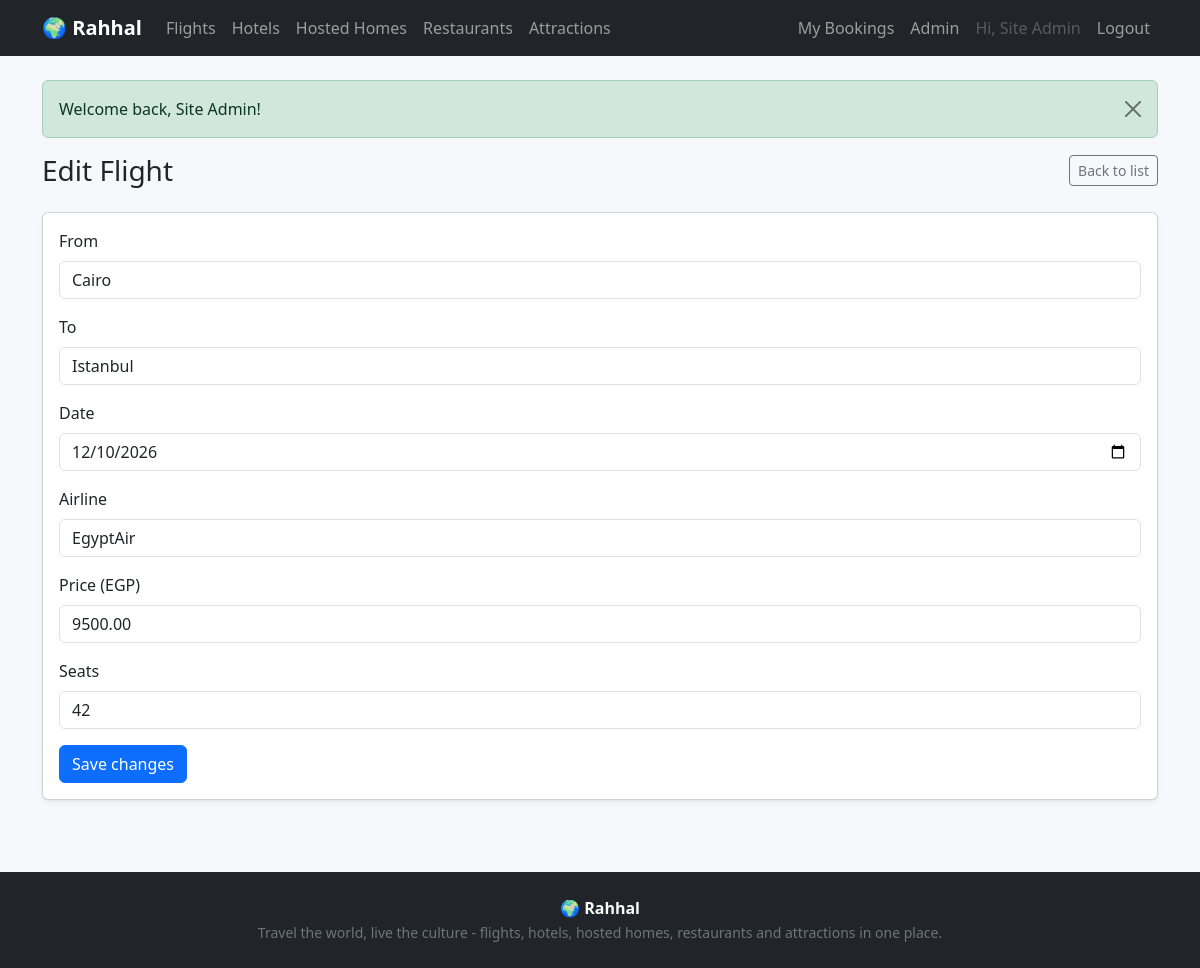
/admin/item_form.php?type=flight&id=1 (signed in), run on the app's committed database.
### tables this page shows
CREATE TABLE users (
  id INT AUTO_INCREMENT PRIMARY KEY,
  name VARCHAR(100) NOT NULL,
  email VARCHAR(150) NOT NULL UNIQUE,
  password VARCHAR(255) NOT NULL,
  is_admin TINYINT NOT NULL DEFAULT 0,
  created_at TIMESTAMP DEFAULT CURRENT_TIMESTAMP
);

CREATE TABLE flights (
  id INT AUTO_INCREMENT PRIMARY KEY,
  from_city VARCHAR(100) NOT NULL,
  to_city VARCHAR(100) NOT NULL,
  flight_date DATE NOT NULL,
  airline VARCHAR(100) NOT NULL,
  price DECIMAL(10,2) NOT NULL,
  seats INT NOT NULL DEFAULT 0
);

### includes/db.php (called while the page is built, shortened)
<?php
function db(): PDO {
    static $pdo = null;
    if ($pdo === null) {
        $dsn = getenv('RAHHAL_DSN');
        if ($dsn) {
            $pdo = new PDO($dsn);
        } else {
            $pdo = new PDO(
                'mysql:host=' . DB_HOST . ';dbname=' . DB_NAME . ';charset=utf8mb4',
                DB_USER,
                DB_PASS
            );
        }
        $pdo->setAttribute(PDO::ATTR_ERRMODE, PDO::ERRMODE_EXCEPTION);
        $pdo->setAttribute(PDO::ATTR_DEFAULT_FETCH_MODE, PDO::FETCH_ASSOC);
    }
    return $pdo;
}

### includes/auth.php (called while the page is built, shortened)
<?php
function current_user(): ?array {
    $stmt = db()->prepare('SELECT * FROM users WHERE id = ?');
    $stmt->execute([$_SESSION['user_id']]);
    $user = $stmt->fetch();
    return $user ?: null;
}
function require_admin(string $base = '../'): void {
    $user = current_user();
}

### includes/functions.php (called while the page is built, shortened)
<?php
require_once __DIR__ . '/db.php';
function e($value): string {
    return htmlspecialchars((string)$value, ENT_QUOTES, 'UTF-8');
}
function flash_get(): ?array {
    $f = $_SESSION['flash'] ?? null;
    return $f;
}
function type_config(?string $type = null) {
    $map = [
        'flight' => [
            'table' => 'flights', 'label' => 'Flight', 'plural' => 'Flights', 'icon' => '✈️',
            'unit' => 'person', 'qty_label' => 'Passengers',
            'fields' => [
                'from_city' => 'From', 'to_city' => 'To', 'flight_date' => 'Date',
                'airline' => 'Airline', 'price' => 'Price (EGP)', 'seats' => 'Seats',
            ],
        ],
        'hotel' => [
            'table' => 'hotels', 'label' => 'Hotel', 'plural' => 'Hotels', 'icon' => '🏨',
            'unit' => 'night', 'qty_label' => 'Nights',
            'fields' => [
                'city' => 'City', 'name' => 'Hotel name',
                'price_per_night' => 'Price per night (EGP)', 'rating' => 'Rating (0-5)',
                'description' => 'Description',
            ],
        ],
        'home' => [
            'table' => 'homes', 'label' => 'Hosted Home', 'plural' => 'Hosted Homes', 'icon' => '🏡',
            'unit' => 'night', 'qty_label' => 'Nights',
            'fields' => [
                'city' => 'City', 'country' => 'Country', 'host_name' => 'Host name',
                'title' => 'Title', 'experience_description' => 'Cultural experience',
                'price_per_night' => 'Price per night (EGP)',
            ],
        ],
        'restaurant' => [
            'table' => 'restaurants', 'label' => 'Restaurant', 'plural' => 'Restaurants', 'icon' => '🍽️',
            'unit' => 'person', 'qty_label' => 'Guests',
            'fields' => [
                'city' => 'City', 'name' => 'Restaurant name', 'cuisine' => 'Cuisine',
                'avg_price' => 'Average price per person (EGP)', 'description' => 'Description',
            ],
        ],
        'attraction' => [
            'table' => 'attractions', 'label' => 'Attraction', 'plural' => 'Attractions', 'icon' => '🏛️',
            'unit' => 'person', 'qty_label' => 'Tickets',
            'fields' => [
                'city' => 'City', 'name' => 'Attraction name',
                'ticket_price' => 'Ticket price (EGP)', 'description' => 'Description',
            ],
        ],
    ];
    if ($type === null) return $map;
    return $map[$type] ?? null;
}
function get_item(string $type, int $id): ?array {
    $cfg = type_config($type);
    $stmt = db()->prepare('SELECT * FROM ' . $cfg['table'] . ' WHERE id = ?');
    $stmt->execute([$id]);
    $row = $stmt->fetch();
    return $row ?: null;
}
    ?>

### admin/item_form.php (the view, shortened to what this page needs)
<?php
require_admin('../');
$type = $_GET['type'] ?? $_POST['type'] ?? '';
$cfg = type_config($type);
$id = (int)($_GET['id'] ?? $_POST['id'] ?? 0);
$item = $id ? get_item($type, $id) : null;
$numericCols = ['price', 'price_per_night', 'avg_price', 'ticket_price', 'rating', 'seats'];
$textareaCols = ['description', 'experience_description'];
$BASE_PATH = '../';
include __DIR__ . '/../includes/header.php';
?>
<div class="d-flex justify-content-between align-items-center mb-4">
    <h1 class="h3 mb-0"><?= ($item ? 'Edit' : 'Add new') ?> <?= e($cfg['label']) ?></h1>
    <a href="items.php?type=<?= e($type) ?>" class="btn btn-outline-secondary btn-sm">Back to list</a>
</div>
<div class="card shadow-sm">
    <div class="card-body">
        <form method="post">
            <?php foreach ($cfg['fields'] as $col => $label):
                $value = $item[$col] ?? '';
                ?>
                <div class="mb-3">
                    <label class="form-label"><?= e($label) ?></label>
                    <?php if (in_array($col, $textareaCols)): ?>
                        <textarea class="form-control" name="<?= e($col) ?>" rows="4"><?= e($value) ?></textarea>
                    <?php elseif ($col === 'flight_date'): ?>
                        <input class="form-control" type="date" name="<?= e($col) ?>" value="<?= e($value) ?>" required>
                    <?php elseif (in_array($col, $numericCols)): ?>
                        <input class="form-control" type="number" step="any" min="0" name="<?= e($col) ?>" value="<?= e($value) ?>" required>
                    <?php else: ?>
                        <input class="form-control" name="<?= e($col) ?>" value="<?= e($value) ?>" required>
                    <?php endif; ?>
                </div>
            <?php endforeach; ?>
            <button class="btn btn-primary" type="submit"><?= $item ? 'Save changes' : 'Add' ?></button>
        </form>
    </div>
</div>
<?php include __DIR__ . '/../includes/footer.php'; ?>

### includes/header.php (shortened to what this page needs)
<?php
$user = current_user();
$BASE = $BASE_PATH ?? '';
?>
<!DOCTYPE html>
<html lang="en">
<head>
<link href="https://cdn.jsdelivr.net/npm/bootstrap@5.3.3/dist/css/bootstrap.min.css" rel="stylesheet">
<link rel="stylesheet" href="<?= $BASE ?>assets/css/style.css">
</head>
<body>
<nav class="navbar navbar-expand-lg navbar-dark bg-dark sticky-top">
    <div class="container">
        <a class="navbar-brand fw-bold" href="<?= $BASE ?>index.php">🌍 <?= SITE_NAME ?></a>
        <div class="collapse navbar-collapse" id="mainNav">
            <ul class="navbar-nav me-auto">
                <li class="nav-item"><a class="nav-link" href="<?= $BASE ?>flights.php">Flights</a></li>
                <li class="nav-item"><a class="nav-link" href="<?= $BASE ?>hotels.php">Hotels</a></li>
                <li class="nav-item"><a class="nav-link" href="<?= $BASE ?>homes.php">Hosted Homes</a></li>
                <li class="nav-item"><a class="nav-link" href="<?= $BASE ?>restaurants.php">Restaurants</a></li>
                <li class="nav-item"><a class="nav-link" href="<?= $BASE ?>attractions.php">Attractions</a></li>
            </ul>
            <ul class="navbar-nav">
                <?php if ($user): ?>
                    <li class="nav-item"><a class="nav-link" href="<?= $BASE ?>my_bookings.php">My Bookings</a></li>
                    <?php if ($user['is_admin']): ?>
                        <li class="nav-item"><a class="nav-link" href="<?= $BASE ?>admin/index.php">Admin</a></li>
                    <?php endif; ?>
                    <li class="nav-item"><span class="nav-link disabled">Hi, <?= e($user['name']) ?></span></li>
                    <li class="nav-item"><a class="nav-link" href="<?= $BASE ?>logout.php">Logout</a></li>
                <?php else: ?>
                    <li class="nav-item"><a class="nav-link" href="<?= $BASE ?>login.php">Login</a></li>
                    <li class="nav-item"><a class="nav-link" href="<?= $BASE ?>register.php">Register</a></li>
                <?php endif; ?>
            </ul>
        </div>
    </div>
</nav>
<main class="container py-4">
<?php if ($flash = flash_get()): ?>
    <div class="alert alert-<?= e($flash['type']) ?> alert-dismissible fade show">
        <?= e($flash['msg']) ?>
        <button type="button" class="btn-close" data-bs-dismiss="alert"></button>
    </div>
<?php endif; ?>

### assets/css/style.css (style rules this page uses)
body { background: #f6f8fb; }

### data on the page
users: name "Site Admin"
flights: from_city "Cairo", to_city "Istanbul", flight_date "12/10/2026", airline "EgyptAir", price "9500.00", seats "42"

### other printed values
SITE_NAME "Rahhal"
$flash['msg'] "Welcome back, Site Admin!"
$cfg['label'] "Flight"
$label "From"
$label "To"
$label "Date"
$label "Airline"
$label "Price (EGP)"
$label "Seats"
